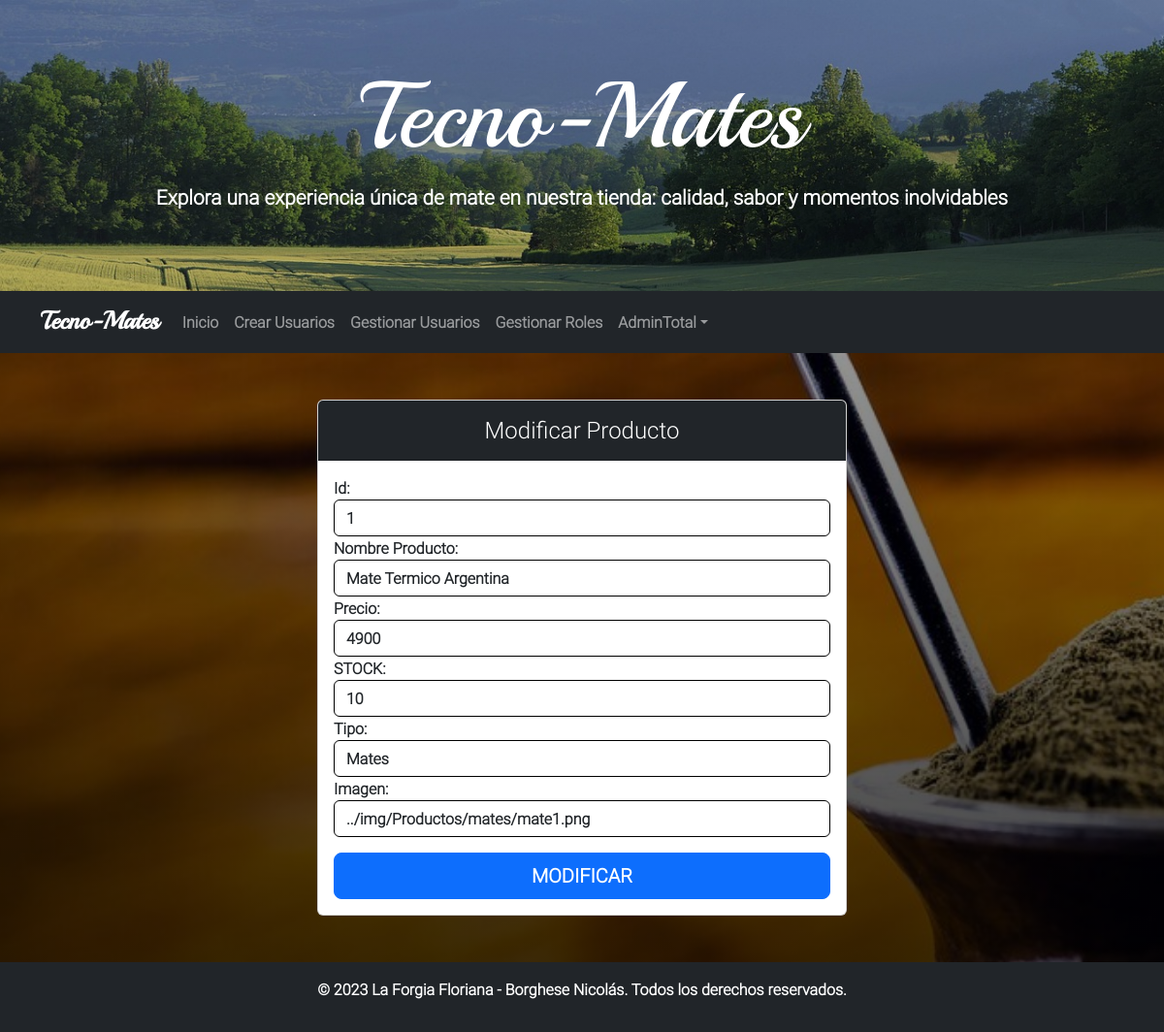
/vista/Deposito/modificarProductos.php (signed in), run on the app's committed database.
### tables this page shows
CREATE TABLE menu (
  idmenu bigint(20) NOT NULL,
  menombre varchar(100) NOT NULL COMMENT 'Nombre del item del menu',
  medescripcion varchar(124) NOT NULL COMMENT 'Descripcion mas detallada del item del menu',
  idpadre bigint(20) DEFAULT NULL COMMENT 'Referencia al id del menu que es subitem',
  medeshabilitado timestamp NULL DEFAULT CURRENT_TIMESTAMP COMMENT 'Fecha en la que el menu fue deshabilitado por ultima vez'
);

CREATE TABLE producto (
  idproducto bigint(20) NOT NULL,
  pronombre varchar(250) NOT NULL,
  prodetalle varchar(512) NOT NULL,
  procantstock int(11) NOT NULL,
  tipo varchar(20)  NOT NULL,
  imagenproducto varchar(512)  NOT NULL
);

### vista/Deposito/modificarProductos.php (the view, shortened to what the rows shown need)
<?php
include_once("../Estructuras/headSeguro.php");
include_once("../Estructuras/banner.php");
include_once("../Estructuras/navSeguro.php");
$datos = data_submitted();
$objProducto = new AbmProducto();
$buscarProducto = $objProducto->buscar($datos);
$producto = $buscarProducto[0];
?>
<div class="container mt-5 mb-5">
    <div class="row justify-content-center">
        <div class="col-md-6">
            <div class="card">
                <div class="card-body">
                    <form action="action/modificarProductos.php">
                        <div class="form-group">
                            <label for="idproducto">Id:</label>
                            <input type="text" class="form-control" name="idproducto" id="idproducto" value='<?php echo $producto->getIdProducto(); ?>' readonly>
                        </div>
                        <div class="form-group">
                            <label for="pronombre">Nombre Producto:</label>
                            <input type="text" class="form-control" name="pronombre" id="pronombre" value='<?php echo $producto->getProNombre(); ?>'>
                        </div>
                        <div class="form-group">
                            <label for="prodetalle">Precio:</label>
                            <input type="text" class="form-control" name="prodetalle" id="prodetalle" value='<?php echo $producto->getProDetalle(); ?>'>
                        </div>
                        <div class="form-group">
                            <label for="procantstock">STOCK:</label>
                            <input type="text" class="form-control" name="procantstock" id="procantstock" value='<?php echo $producto->getProCantstock(); ?>'>
                        </div>
                        <div class="form-group">
                            <label for="tipo">Tipo:</label>
                            <input type="text" class="form-control" name="tipo" id="tipo" value='<?php echo $producto->getTipo(); ?>'>
                        </div>
                        <div class="form-group">
                            <label for="imagenproducto">Imagen:</label>
                            <input type="text" class="form-control" name="imagenproducto" id="imagenproducto" value='<?php echo $producto->getImagenProducto(); ?>'>
                        </div>
                    </form>
                </div>
            </div>
        </div>
    </div>
</div>
<?php
include_once("../Estructuras/footer.php");
?>

### vista/Estructuras/navSeguro.php (shortened to what the rows shown need)
<?php
$colMenu = $session->getColMenu();
$direccionMenu = $session->getDireccionMenu();
$direccionPadre = $session->getDireccionPadreMenu();
?>
<nav class="navbar navbar-expand-lg navbar-dark bg-dark">
    <div class="container">
        <div class="collapse navbar-collapse" id="navbarNav">
            <ul class="navbar-nav ml-auto">
            <?php
            if(count($colMenu) != 0){
                for ($i=0; $i < count($colMenu); $i++){
                    $menombre = $colMenu[$i]->getMeNombre();
                    $medescripcion = $colMenu[$i]->getMeDescripcion();
                    $padreMenu = $colMenu[$i]->getMenuPadre();
                    $nombrePadre = $padreMenu->getMeNombre();
                    $medescripcionpadre = $padreMenu->getMeDescripcion();
                    if ($colMenu[$i]->getMenuPadre()->getIdMenu() != 0){
                        if ($medescripcion !="productos.php"){
                            if ($direccionMenu == $medescripcion){
                                echo '<li class="nav-item active nav-underline">';
                                echo '  <a class="nav-link active " aria-current="page" href="#">'.$menombre.'</a>';
                                echo '</li>';
                            } else {
                                if ($direccionPadre == $nombrePadre){
                                    echo '<li class="nav-item">';
                                    echo '  <a class="nav-link" href='.$medescripcion.'>'.$menombre.'</a>';
                                    echo '</li>';
                                } else {
                                    echo '<li class="nav-item">';
                                    echo '  <a class="nav-link" href='.$medescripcionpadre.$medescripcion.'>'.$menombre.'</a>';
                                    echo '</li>';
                                }
                            }
                        }
                    }
                }
            }
            ?>
            </ul>
        </div>
    </div>
</nav>

### data on the page
menu: menombre "Inicio"
menu: menombre "Crear Usuarios"
menu: menombre "Gestionar Usuarios"
menu: menombre "Gestionar Roles"
producto: idproducto "1", pronombre "Mate Termico Argentina", prodetalle "4900", procantstock "10", tipo "Mates", imagenproducto "../img/Productos/mates/mate1.png"

### other printed values
$nombreUsuario "AdminTotal"
